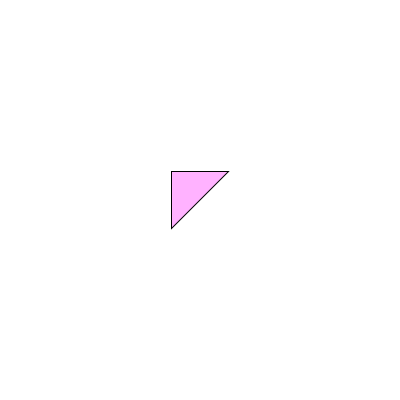
Frame 1 (no input)
Frame 60 (the mouse pressed at the canvas centre just before this capture): identical to frame 1, image omitted
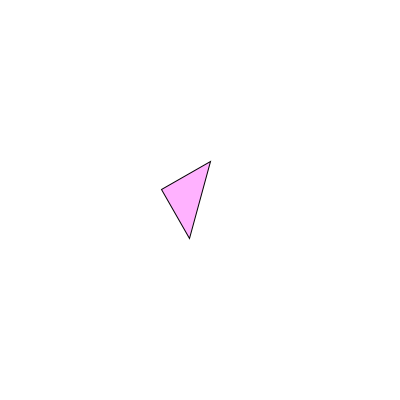
Frame 120 (the mouse held since frame 60 and released just before this capture)

The Processing sketch that drew these frames (run headless with seeded random() and noise(); from frame 60 on, the mouse is pressed at the canvas centre):

// Processing sketch: processing_64009
// ── processing_64009.pde

float radian;
// current rotation value
float currRotation;
// last rotated value
float prevRotation;
float normalPos;
float rotateCounter;

void setup() {
  size(400, 400);
  smooth();
}

void draw() { 
  background(255);
  // point at mouse, width/2 & height/2 is arrow position
  int dx = mouseX - width/2;
  int dy = mouseY - height/2;
  radian = atan2(dy, dx);

  println(degrees(radian + PI));
  arrow(width/2, height/2);
}

void arrow(int x, int y) {
  // fill it flamingo pink
  fill(255, 178, 255);
  // set current rotation, convert to degrees
  currRotation = degrees(radian+PI);
  pushMatrix();
  translate(x, y);
  rotation();
  // draw an arrow
  beginShape();
  vertex(-40, 0);
  vertex(0, -40);
  vertex(0, 40);
  endShape(CLOSE);
  popMatrix();
}

// if current rotation is between a certain value then rotate
// and save the rotation value in prevRotation. If it isn't between
// the value then rotate to prevRotation (so it won't snap back to 0).
void rotation() {
  if (currRotation < 60) {
    rotate(radians(currRotation));
    prevRotation = currRotation;
    normalPos = .5; // count down to 0
  }
  else if (currRotation > 300) {
    rotate(radians(currRotation));
    normalPos = -.5; // count to 0
    prevRotation = currRotation;
  }
  else {
    rotate(radians(prevRotation));
    // rotate back to standard position
    if (prevRotation >= 1 && prevRotation <= 360) {
      prevRotation -= normalPos;
    }
  }
}
